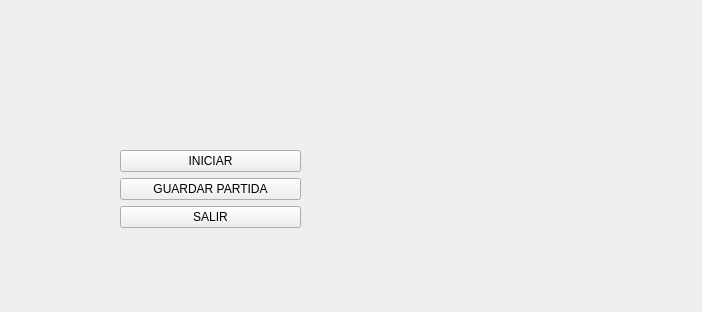
<?xml version="1.0" encoding="UTF-8"?>
<ui version="4.0">
 <class>MainWindow</class>
 <widget class="QMainWindow" name="MainWindow">
  <property name="geometry">
   <rect>
    <x>0</x>
    <y>0</y>
    <width>702</width>
    <height>312</height>
   </rect>
  </property>
  <property name="windowTitle">
   <string>MainWindow</string>
  </property>
  <widget class="QWidget" name="centralwidget">
   <widget class="QLabel" name="label">
    <property name="geometry">
     <rect>
      <x>0</x>
      <y>0</y>
      <width>701</width>
      <height>311</height>
     </rect>
    </property>
    <property name="text">
     <string/>
    </property>
    <property name="pixmap">
     <pixmap resource="imagen.qrc">:/Imagenes/FondoNavy.jpg</pixmap>
    </property>
    <property name="scaledContents">
     <bool>true</bool>
    </property>
   </widget>
   <widget class="QWidget" name="verticalLayoutWidget_2">
    <property name="geometry">
     <rect>
      <x>120</x>
      <y>150</y>
      <width>181</width>
      <height>121</height>
     </rect>
    </property>
    <layout class="QVBoxLayout" name="verticalLayout">
     <property name="sizeConstraint">
      <enum>QLayout::SetMaximumSize</enum>
     </property>
     <property name="leftMargin">
      <number>0</number>
     </property>
     <item>
      <widget class="QPushButton" name="btnNewGame">
       <property name="text">
        <string>INICIAR</string>
       </property>
      </widget>
     </item>
     <item>
      <widget class="QPushButton" name="btnOptions">
       <property name="text">
        <string>GUARDAR PARTIDA</string>
       </property>
      </widget>
     </item>
     <item>
      <widget class="QPushButton" name="btnExit">
       <property name="text">
        <string>SALIR</string>
       </property>
      </widget>
     </item>
    </layout>
   </widget>
   <widget class="QLabel" name="label_2">
    <property name="geometry">
     <rect>
      <x>90</x>
      <y>50</y>
      <width>241</width>
      <height>71</height>
     </rect>
    </property>
    <property name="text">
     <string/>
    </property>
    <property name="pixmap">
     <pixmap resource="imagen.qrc">:/Imagenes/Navy.png</pixmap>
    </property>
    <property name="scaledContents">
     <bool>true</bool>
    </property>
   </widget>
  </widget>
 </widget>
 <resources>
  <include location="imagen.qrc"/>
 </resources>
 <connections/>
</ui>
